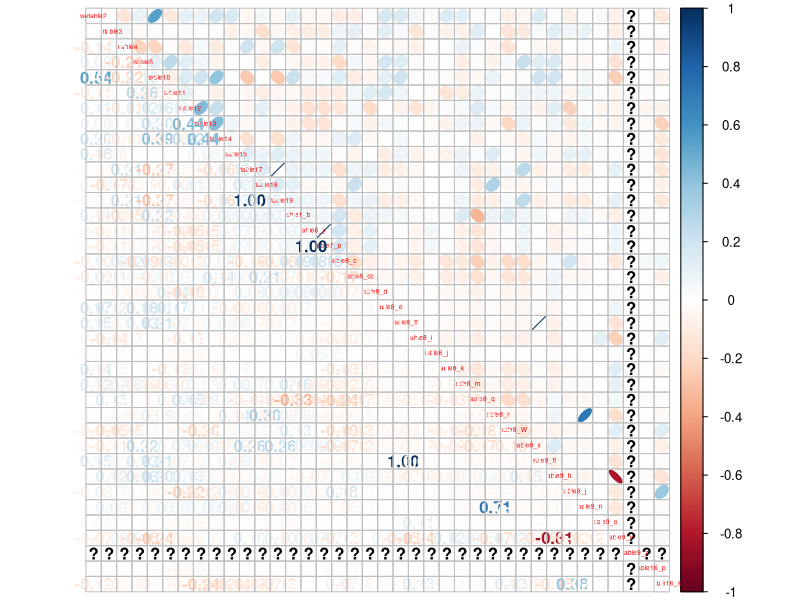
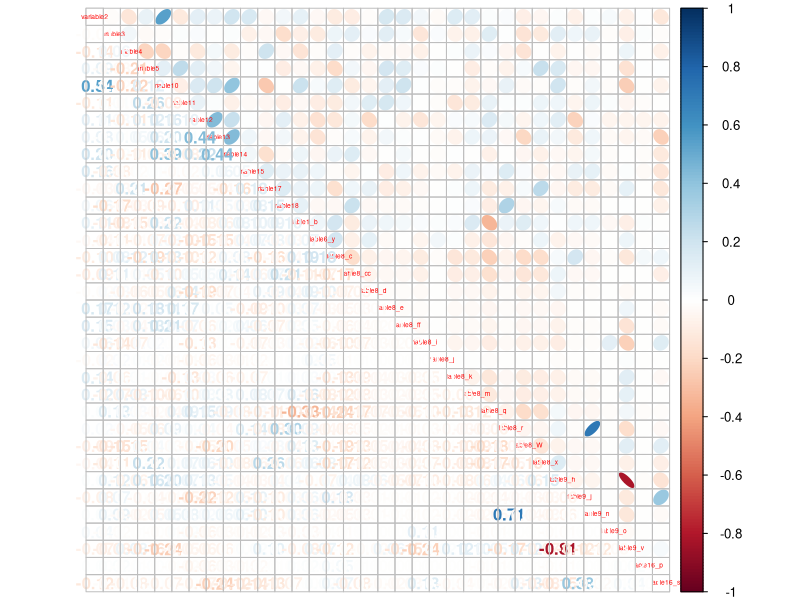

The R script that drew these images, in order: (Note: this script raises an error after producing the figures.)
#Set the working directory to the folder that contains the dataset files.
#Loading necessary Libraries.
library(lubridate)
library(ROCR)
library(corrplot)
library(fastDummies)
library(MASS)
library(car)

################################################################################
#                               DATA CLEANING
################################################################################

#Cleaning the workspace.
rm(list=ls())

#Reading the data from the .csv files.
training_data <- read.table("training.csv", header=T, sep = ';', na.strings = c("", "NA"), fill=T)
test_data <- read.table("validation.csv", header=T, sep = ';', na.strings = c("", "NA"), fill=T)

#Removing rows with missing data.
training_data <- training_data[!is.na(training_data$removed2), ]
test_data <- test_data[!is.na(test_data$removed2), ]

#Removing column 20 which is full of NA's, and 22 which is redundant.
training_data <- subset(training_data, select = -c(removed1, removed2))
test_data <- subset(test_data, select = -c(removed1, removed2))

#Removing Rows with NA's.
training_data <- na.omit(training_data)
test_data <- na.omit(test_data)

#Merging the datasets to process the data all at once then split later.
data <- rbind(training_data, test_data)

# Categorical data to transform to n-1 variables
CatArray <- c("variable1", "variable6", "variable7", "variable8", "variable9", "variable16")

#Set t and f columns to 1 or 0
data$variable12 <- as.numeric(ifelse(data$variable12 == "t" , 1, 0))
data$variable13 <- as.numeric(ifelse(data$variable13 == "t" , 1, 0))
data$variable15 <- as.numeric(ifelse(data$variable15 == "t" , 1, 0))

# Transform categorical data to n-1 variables
data <- dummy_cols(data, select_columns = CatArray, remove_first_dummy = T, remove_selected_columns = T)
data <- data[,c(1:13, 15:39, 14)]

#converting all non-numeric data into numeric
data <- transform(data, variable4 = as.numeric(variable4),
                                 variable5 = as.numeric(variable5),
                                 variable10 = as.numeric(variable10),
                                 variable11 = as.numeric(variable11),
                                 variable14 = as.numeric(variable14),
                                 variable17 = as.numeric(variable17),
                                 variable18 = as.numeric(variable18),
                                 variable19 = as.numeric(variable19),
                                 classLabel = as.numeric(classLabel))

#Splitting the data into training and test sets after processing.
training_data <- data[1:1955,]
test_data <- data[1956:2077,]

#Calculating and plotting correlation matrix.
corMat <- cor(training_data[,1:38])
corrplot.mixed(corMat, upper = "ellipse", tl.cex = 0.40, tl.pos = 'd')

#Removing highly correlated variables.
training_data <- subset(training_data, select = -c(variable19, variable7_p, variable9_z, variable9_ff))
test_data <- subset(test_data, select = -c(variable19, variable7_p, variable9_z, variable9_ff))

#Calculating and plotting correlation matrix again after removing the correlated variables.
corMat <- cor(training_data[,1:34])
corrplot.mixed(corMat, upper = "ellipse", tl.cex = 0.40, tl.pos = 'd')

training_data <- as.data.frame(training_data)
test_data <- as.data.frame(test_data)

################################################################################
#                               CLASSIFICATION
################################################################################

#Logistic Regression.
basicModel <- glm(classLabel ~.,
                  data=training_data, binomial(link = "logit"))
summary(basicModel) 

model1 <- stepAIC(basicModel, direction = "both")
vsummary(model1)

#Removing multicollinearity through VIF check.
vif(model1)

#Creating another model after removing collinear columns.
model2 <- glm(formula = classLabel ~ variable3+variable4+variable10+variable12
              +variable14+variable18+variable8_c+variable8_d+variable8_i+variable8_q
              +variable9_j+variable16_s,data = training_data,
              family=binomial(link = "logit"), 
              na.action = na.pass)
summary(model2)

model2 <- stepAIC(model2, direction = "both")
summary(model2)

pred = predict(model2, type="response") #This returns the probability scores on the training data.
predObj = prediction(pred, training_data$classLabel) #Prediction object needed by ROCR.

rocObj = performance(predObj, measure="tpr", x.measure="fpr")  #Creates ROC curve obj.
aucObj = performance(predObj, measure="auc")  #auc object.

auc = aucObj@y.values[[1]]
auc  #The auc score: tells you how well the model predicts.

plot(rocObj, main = paste("Area under the curve:", auc))

#Removing the labels from the validation data, then predicting the labels using model2.
test_data_unlabeled <- test_data[ , !(names(test_data) %in% c("classLabel"))]
test_data_unlabeled$classLabel <- predict (model1,newdata=test_data_unlabeled,type="response")

#Thresholding the predicted values.
test_data_unlabeled$classLabel <- factor(ifelse(test_data_unlabeled$classLabel >= 0.5, 1, 0))

#Performance Metrics:
#Calculating the confusion matrix.
confusionMatrix <- table(test_data_unlabeled$classLabel, test_data$classLabel)
confusionMatrix

#Calculating accuracy, percission, recall, and F1 score.
accuracy <- 100*(sum(diag(confusionMatrix))/sum(confusionMatrix))
accuracy

precision <- 100*(confusionMatrix[1,1]/sum(confusionMatrix[1,]))
precision

recall <- 100*(confusionMatrix[1,1]/sum(confusionMatrix[,1]))
recall

F1score <- (2*precision*recall)/(precision+recall)
F1score
